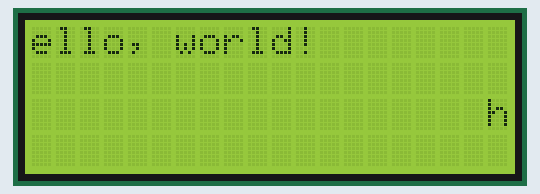
Simulated run of this sketch. Board: Arduino Uno, built with avr-gcc and run on an emulated ATmega328P. Shown: 20×4 character LCD.

Above: at 1.13 s.
At 2.19 s:
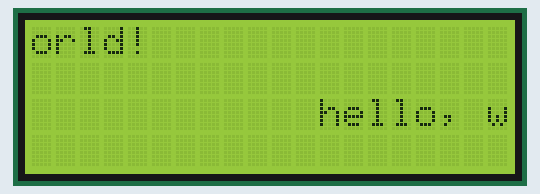
At 3.24 s:
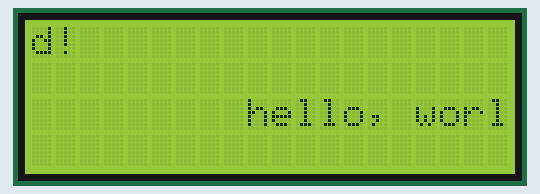
At 5.34 s:
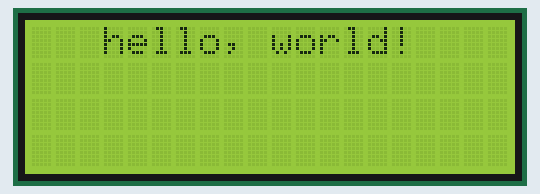
At 7.44 s:
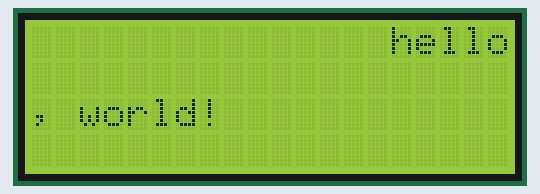
At 9.7 s:
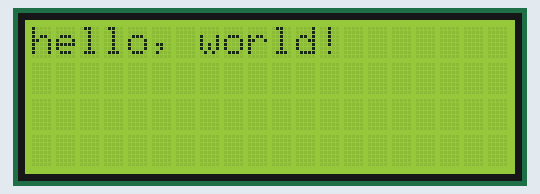

The sketch:

lcd_scroll.ino
```cpp
/**
 * The circuit:
 * LCD RS pin to digital pin 12
 * LCD Enable pin to digital pin 11
 * LCD D4 pin to digital pin 5
 * LCD D5 pin to digital pin 4
 * LCD D6 pin to digital pin 3
 * LCD D7 pin to digital pin 2
 * LCD R/W pin to ground
 * LCD VSS pin to ground
 * LCD VCC pin to 5V
 * 10K resistor:
 * ends to +5V and ground
 * wiper to LCD VO pin (pin 3)
 *
 * example added 9 Jul 2009
 * by Tom Igoe
 * modified 22 Nov 2010
 * by Tom Igoe
 */

// include the library code:
#include <LiquidCrystal.h>

// initialize the library with the numbers of the interface pins
LiquidCrystal lcd(12, 11, 5, 4, 3, 2);

void setup() {
  // set up the LCD's number of columns and rows:
  lcd.begin(20, 4);
  // Print a message to the LCD.
  lcd.print("hello, world!");
  delay(1000);
}

void loop() {
  // scroll 13 positions (string length) to the left
  // to move it offscreen left:
  for (int positionCounter = 0; positionCounter < 13; positionCounter++) {
    // scroll one position left:
    lcd.scrollDisplayLeft();
    // wait a bit:
    delay(150);
  }

  // scroll 29 positions (string length + display length) to the right
  // to move it offscreen right:
  for (int positionCounter = 0; positionCounter < 29; positionCounter++) {
    // scroll one position right:
    lcd.scrollDisplayRight();
    // wait a bit:
    delay(150);
  }

  // scroll 16 positions (display length + string length) to the left
  // to move it back to center:
  for (int positionCounter = 0; positionCounter < 16; positionCounter++) {
    // scroll one position left:
    lcd.scrollDisplayLeft();
    // wait a bit:
    delay(150);
  }

  // delay at the end of the full loop:
  delay(1000);

}
```

Measured:
- by itself, everything shown: repeats every 9.7 s, in 58 steps
- what the display in image 5 shows lasts 1.2 s, from 9.6 s to 10.8 s
